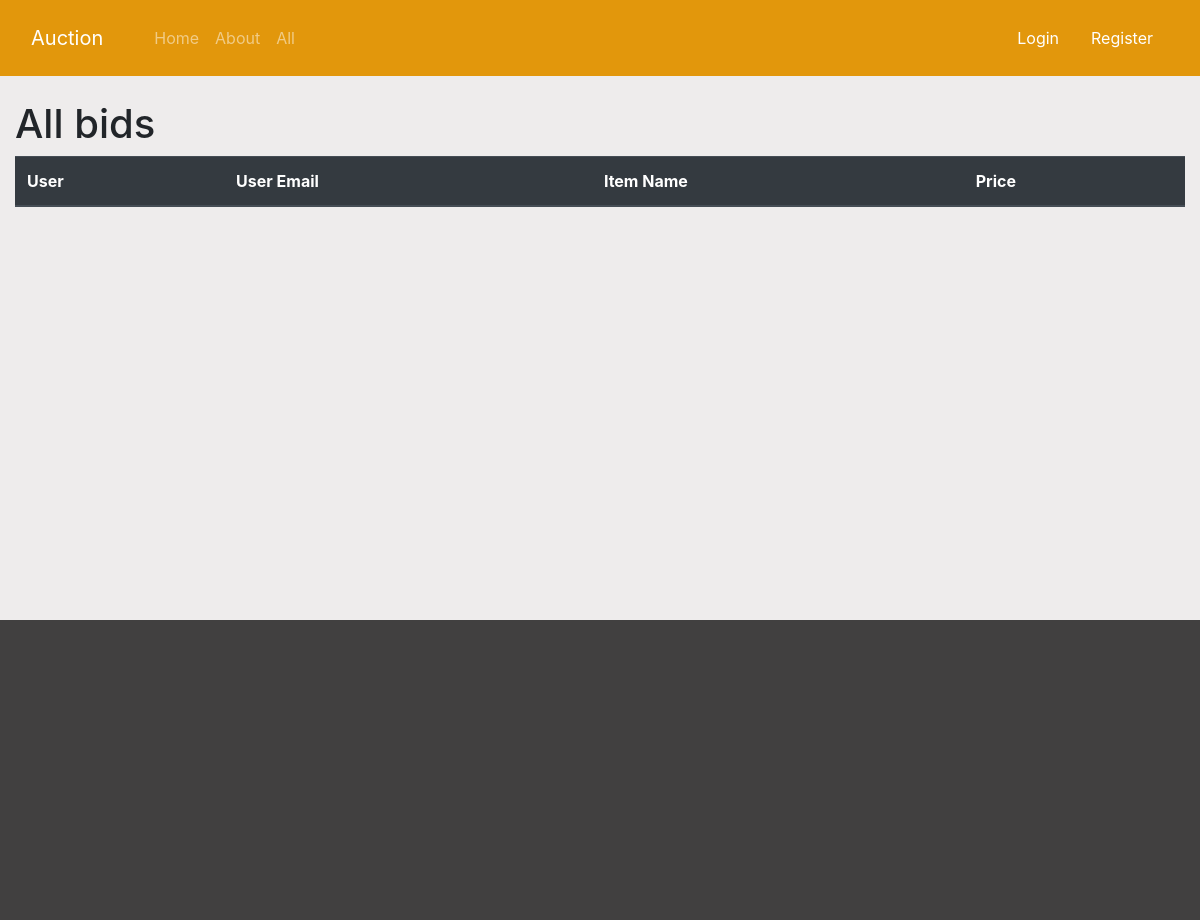
Before: /offers/29 with the older database file.
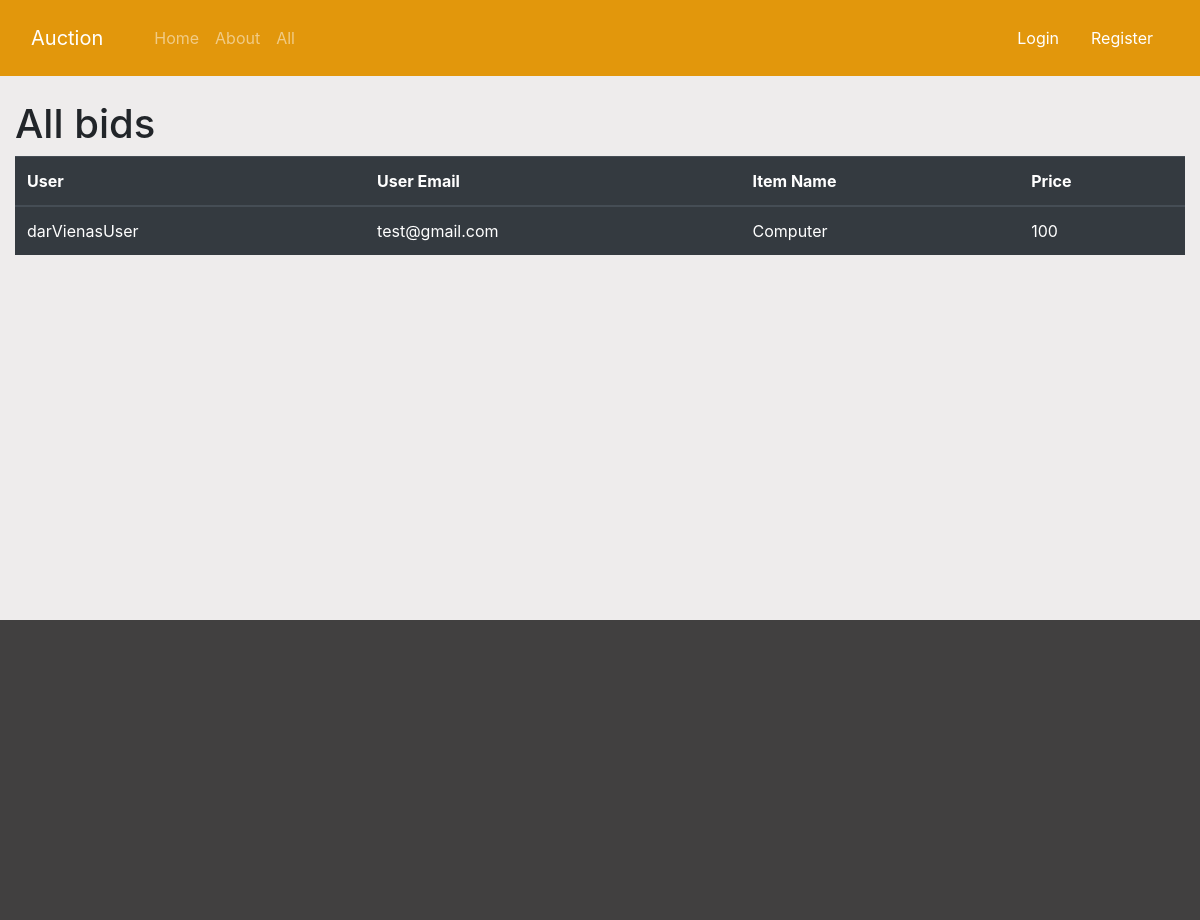
After: the same page with the newer database file.
### app/offer.py (models this page shows)
class Offer(db.Model):
    id = db.Column(db.Integer, primary_key=True)
    item_id = db.Column(db.Integer, db.ForeignKey('item.id'), nullable=False)
    user_id = db.Column(db.Integer, db.ForeignKey('user.id'), nullable=False)
    price = db.Column(db.Integer, nullable=False)

### app/user.py (models this page shows)
class User(db.Model, UserMixin):
    id = db.Column(db.Integer, primary_key=True)
    username = db.Column(db.String(20), unique=True, nullable=False)
    email = db.Column(db.String(80), unique=True, nullable=False)
    password = db.Column(db.String(80), nullable=False)

### app/item.py (models this page shows)
class Item(db.Model):
    id = db.Column(db.Integer, primary_key=True)
    name = db.Column(db.String(80), nullable=False)
    description = db.Column(db.String(80), nullable=False)
    country = db.Column(db.String(80), nullable=False)
    min_price = db.Column(db.Integer, nullable=False)
    offer = db.relationship('Offer', backref='offer', lazy=True)
    auction_image = db.Column(db.String(256), nullable=False)
    end_day = db.Column(db.DateTime, nullable=False)
    time = db.Column(db.Integer, nullable=False)
    views = db.Column(db.Integer, nullable=False, default=0)
    category_id = db.Column(db.Integer, db.ForeignKey('category.id'), nullable=False)
    user_id = db.Column(db.Integer, db.ForeignKey('user.id'), nullable=False)

### app/controllers/item.py (the view)
@App.route('/offers/<int:item_id>', methods=['GET'])
def offers(item_id):
    offers = Offer.query.join(User, User.id == Offer.user_id).join(Item, Item.id == Offer.item_id).add_columns(User.username, User.email, Item.name, Item.id, Offer.price).filter_by(id=item_id).all()
    return render_template('offers.html', title="All bids", offers=offers)

### app/templates/offers.html
{% extends 'layout.html' %}
{% block content %}
    <h1>{{title}}</h1>
    <table class="table table-dark">
        <thead>
          <tr>
            <th scope="col">User</th>
            <th scope="col">User Email</th>
            <th scope="col">Item Name</th>
            <th scope="col">Price</th>
          </tr>
        </thead>
        <tbody>
        {% for ofr in offers %}
          <tr>
            <td>{{ofr.username}}</td>
            <td>{{ofr.email}}</td>
            <td><a class="text-white" href={{url_for('item', item_id=ofr.id)}}>{{ofr.name.capitalize()}}</a></td>
            <td>{{ofr.price}}</td>
          </tr>
          {% endfor %}
        </tbody>
      </table>
{% endblock content%}

### app/templates/layout.html (shortened to what this page needs)
<!DOCTYPE html>
<html lang="en">
<head>
    <link rel="stylesheet" href="https://stackpath.bootstrapcdn.com/bootstrap/4.3.1/css/bootstrap.min.css">
    <link rel="stylesheet" href="{{ url_for('static', filename='main.css') }}" >
</head>
<body>
        <nav class="navbar navbar-expand-lg navbar-dark text-dark">
            <div class="container">
            <a class="navbar-brand" href="/">Auction</a>
            <div class="collapse navbar-collapse" id="navbarSupportedContent">
            <ul style="margin-left: 17px;" class="navbar-nav mr-auto row">
                    <li class="nav-item">
                    <a class="nav-link" href={{url_for('home')}}>Home</a>
                    <li class="nav-item">
                    <a class="nav-link" href={{url_for('about')}}>About</a>
                    </li>
                    </li>
                    <li class="nav-item">
                    <a class="nav-link" href={{url_for('all')}}>All</a>
                    </li>
                </ul>
                {% if current_user.is_authenticated %}
                <div class="dropdown">
                    <button class="text-white btn dropdown-toggle" type="button" id="dropdownMenuButton" data-toggle="dropdown" aria-haspopup="true" aria-expanded="false">
                    {{current_user.username}}
                    </button>
                    <div class="dropdown-menu" aria-labelledby="dropdownMenuButton">
                    <a class="dropdown-item" href={{url_for('add_item')}}>Add Item</a>
                    <a class="dropdown-item" href={{url_for('items', user_id=current_user.id)}}>My Items</a>
                    <a class="dropdown-item" href={{url_for('home')}}>Profile</a>
                    <div class="border-bottom"></div>
                    <a class="dropdown-item" href={{url_for('logout')}}>Logout</a>
                    </div>
                </div>
                {% else %}
                    <a class="nav-link text-white" href={{url_for('login')}}>Login</a>
                    <a class="nav-link text-white" href={{url_for('register')}}>Register</a>
                {% endif %}
                </div>
            </div>
        </nav>
    <div class="container mt-4">
        {% block content %}
        {% endblock %}
    </div>
    <footer>
    </footer>
</body>
</html>

### app/static/main.css (style rules this page uses)
body { background-color: rgb(238, 236, 236); }
.container:nth-child(2) { min-height: 50vh; }
nav, .infobar { background-color: rgb(226, 151, 12); }
@media (min-width: 1200px) { .container { max-width: 1400px; } }
.row { padding: 10px; }
footer { margin: 120px 0 0 0; background-color: #414040; height: 300px; }

Changed rows visible on the page:
added Offer: username "darVienasUser", email "test@gmail.com", name "Computer", price "100"
